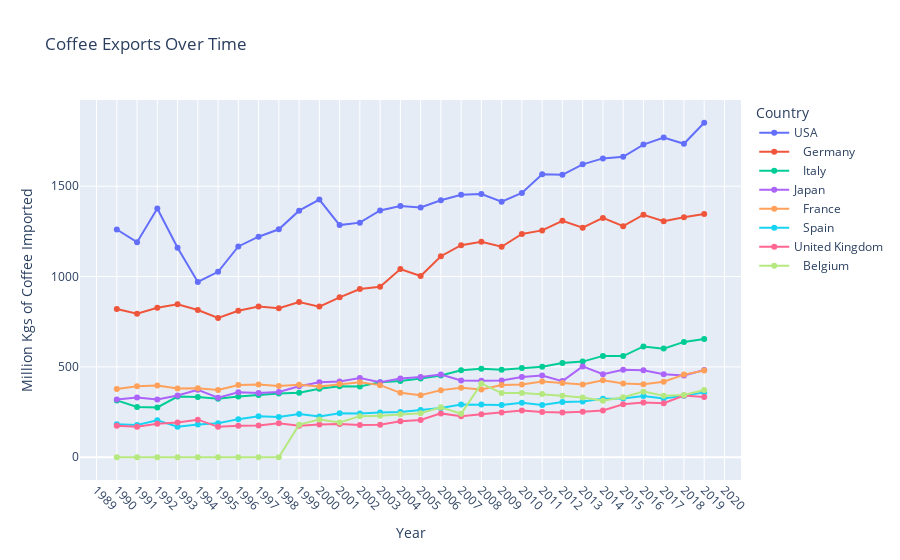

This figure's notebook cell:
### Code cell
imports_fig = px.line(df_imports, x='Year', y='Value', color='Country', title='Coffee Imports Over Time')
imports_fig.update_xaxes(title_text='Year',tickmode='linear', tickvals=df_imports['Year'].unique(),tickangle=45)
imports_fig.update_yaxes(title_text='Million Kgs of Coffee Imported')
imports_fig.update_traces(mode='markers+lines', hovertemplate='%{y:.2f}')
imports_fig.show()

### Figure 1 — Plotly figure (JSON) as saved in the notebook; plotly's stock layout.template omitted (floating-point values rounded to 4 significant figures)
{"data": [{"hovertemplate": "%{y:.2f}", "legendgroup": "USA", "line": {"color": "#636efa", "dash": "solid"}, "marker": {"symbol": "circle"}, "mode": "markers+lines", "name": "USA", "orientation": "v", "showlegend": true, "type": "scatter", "x": [1990, 1991, 1992, 1993, 1994, 1995, 1996, 1997, 1998, 1999, 2000, 2001, 2002, 2003, 2004, 2005, 2006, 2007, 2008, 2009, 2010, 2011, 2012, 2013, 2014, 2015, 2016, 2017, 2018, 2019], "xaxis": "x", "y": [1260.0, 1190.0, 1376.0, 1160.0, 970.3, 1026.0, 1167.0, 1221.0, 1262.0, 1365.0, 1426.0, 1285.0, 1298.0, 1366.0, 1391.0, 1383.0, 1423.0, 1453.0, 1457.0, 1415.0, 1463.0, 1566.0, 1563.0, 1621.0, 1654.0, 1662.0, 1730.0, 1769.0, 1735.0, 1851.0], "yaxis": "y"}, {"hovertemplate": "%{y:.2f}", "legendgroup": "   Germany", "line": {"color": "#EF553B", "dash": "solid"}, "marker": {"symbol": "circle"}, "mode": "markers+lines", "name": "   Germany", "orientation": "v", "showlegend": true, "type": "scatter", "x": [1990, 1991, 1992, 1993, 1994, 1995, 1996, 1997, 1998, 1999, 2000, 2001, 2002, 2003, 2004, 2005, 2006, 2007, 2008, 2009, 2010, 2011, 2012, 2013, 2014, 2015, 2016, 2017, 2018, 2019], "xaxis": "x", "y": [820.3, 793.7, 827.3, 846.4, 815.0, 771.1, 810.4, 834.3, 824.4, 859.2, 833.7, 885.2, 931.0, 943.6, 1041.0, 1003.0, 1113.0, 1174.0, 1193.0, 1165.0, 1236.0, 1256.0, 1309.0, 1270.0, 1325.0, 1279.0, 1342.0, 1306.0, 1329.0, 1346.0], "yaxis": "y"}, {"hovertemplate": "%{y:.2f}", "legendgroup": "   Italy", "line": {"color": "#00cc96", "dash": "solid"}, "marker": {"symbol": "circle"}, "mode": "markers+lines", "name": "   Italy", "orientation": "v", "showlegend": true, "type": "scatter", "x": [1990, 1991, 1992, 1993, 1994, 1995, 1996, 1997, 1998, 1999, 2000, 2001, 2002, 2003, 2004, 2005, 2006, 2007, 2008, 2009, 2010, 2011, 2012, 2013, 2014, 2015, 2016, 2017, 2018, 2019], "xaxis": "x", "y": [314.5, 277.8, 275.7, 335.6, 333.2, 323.3, 336.5, 344.6, 353.3, 356.6, 378.9, 392.5, 391.4, 415.7, 421.9, 436.1, 452.9, 481.7, 490.3, 484.7, 494.2, 501.3, 521.5, 529.4, 561, 559.7, 613.4, 601.2, 638.3, 654.8], "yaxis": "y"}, {"hovertemplate": "%{y:.2f}", "legendgroup": "Japan", "line": {"color": "#ab63fa", "dash": "solid"}, "marker": {"symbol": "circle"}, "mode": "markers+lines", "name": "Japan", "orientation": "v", "showlegend": true, "type": "scatter", "x": [1990, 1991, 1992, 1993, 1994, 1995, 1996, 1997, 1998, 1999, 2000, 2001, 2002, 2003, 2004, 2005, 2006, 2007, 2008, 2009, 2010, 2011, 2012, 2013, 2014, 2015, 2016, 2017, 2018, 2019], "xaxis": "x", "y": [319.8, 330.6, 319.6, 341.5, 373.0, 329.3, 359.6, 355.3, 361.6, 392.8, 414.5, 419.8, 438.4, 415.4, 435.2, 444.5, 457.9, 425.2, 423.6, 425.4, 444.4, 452.6, 421.5, 502.9, 459.4, 483.8, 481.6, 458.8, 452.4, 482.4], "yaxis": "y"}, {"hovertemplate": "%{y:.2f}", "legendgroup": "   France", "line": {"color": "#FFA15A", "dash": "solid"}, "marker": {"symbol": "circle"}, "mode": "markers+lines", "name": "   France", "orientation": "v", "showlegend": true, "type": "scatter", "x": [1990, 1991, 1992, 1993, 1994, 1995, 1996, 1997, 1998, 1999, 2000, 2001, 2002, 2003, 2004, 2005, 2006, 2007, 2008, 2009, 2010, 2011, 2012, 2013, 2014, 2015, 2016, 2017, 2018, 2019], "xaxis": "x", "y": [378.1, 393.2, 396.7, 380.0, 382.1, 372.8, 399.6, 402.2, 394.6, 400.6, 391.2, 405.2, 415.5, 399.1, 356.4, 342.8, 371.5, 385.2, 375.1, 400.2, 403.0, 419.5, 410.5, 402.8, 426.7, 408.5, 404.3, 418.0, 457.4, 479.6], "yaxis": "y"}, {"hovertemplate": "%{y:.2f}", "legendgroup": "   Spain", "line": {"color": "#19d3f3", "dash": "solid"}, "marker": {"symbol": "circle"}, "mode": "markers+lines", "name": "   Spain", "orientation": "v", "showlegend": true, "type": "scatter", "x": [1990, 1991, 1992, 1993, 1994, 1995, 1996, 1997, 1998, 1999, 2000, 2001, 2002, 2003, 2004, 2005, 2006, 2007, 2008, 2009, 2010, 2011, 2012, 2013, 2014, 2015, 2016, 2017, 2018, 2019], "xaxis": "x", "y": [183.2, 178.2, 204.8, 168.8, 181.7, 188.8, 210.9, 226.6, 223.1, 239.2, 226.1, 243.5, 241.6, 248.2, 250.4, 261.4, 272.3, 292.5, 291.8, 288.7, 302.0, 289.3, 305.6, 308.2, 324.4, 325.7, 339.6, 324.8, 340.4, 359.0], "yaxis": "y"}, {"hovertemplate": "%{y:.2f}", "legendgroup": "United Kingdom", "line": {"color": "#FF6692", "dash": "solid"}, "marker": {"symbol": "circle"}, "mode": "markers+lines", "name": "United Kingdom", "orientation": "v", "showlegend": true, "type": "scatter", "x": [1990, 1991, 1992, 1993, 1994, 1995, 1996, 1997, 1998, 1999, 2000, 2001, 2002, 2003, 2004, 2005, 2006, 2007, 2008, 2009, 2010, 2011, 2012, 2013, 2014, 2015, 2016, 2017, 2018, 2019], "xaxis": "x", "y": [173.9, 168.4, 185.3, 191.8, 208.0, 168.4, 174.2, 175.7, 188.5, 174.4, 180.7, 183.7, 178.3, 180.1, 199.7, 206.0, 242.8, 226.9, 238.0, 247.9, 258.1, 251.0, 247.6, 252.4, 259.1, 293.7, 303.1, 299.3, 341.3, 333.2], "yaxis": "y"}, {"hovertemplate": "%{y:.2f}", "legendgroup": "   Belgium", "line": {"color": "#B6E880", "dash": "solid"}, "marker": {"symbol": "circle"}, "mode": "markers+lines", "name": "   Belgium", "orientation": "v", "showlegend": true, "type": "scatter", "x": [1990, 1991, 1992, 1993, 1994, 1995, 1996, 1997, 1998, 1999, 2000, 2001, 2002, 2003, 2004, 2005, 2006, 2007, 2008, 2009, 2010, 2011, 2012, 2013, 2014, 2015, 2016, 2017, 2018, 2019], "xaxis": "x", "y": [0, 0, 0, 0, 0, 0, 0, 0, 0, 180.2, 209.5, 192.5, 227.5, 229.1, 238.1, 243.8, 276.3, 240.8, 407.5, 355.0, 355.4, 349.7, 340.1, 330.1, 312.7, 332.0, 363.1, 340.6, 344.5, 371.9], "yaxis": "y"}], "layout": {"legend": {"title": {"text": "Country"}, "tracegroupgap": 0}, "title": {"text": "Coffee Exports Over Time"}, "xaxis": {"anchor": "y", "domain": [0, 1], "tickangle": 45, "tickmode": "linear", "tickvals": [1990, 1991, 1992, 1993, 1994, 1995, 1996, 1997, 1998, 1999, 2000, 2001, 2002, 2003, 2004, 2005, 2006, 2007, 2008, 2009, 2010, 2011, 2012, 2013, 2014, 2015, 2016, 2017, 2018, 2019], "title": {"text": "Year"}}, "yaxis": {"anchor": "x", "domain": [0, 1], "title": {"text": "Million Kgs of Coffee Imported"}}}}
